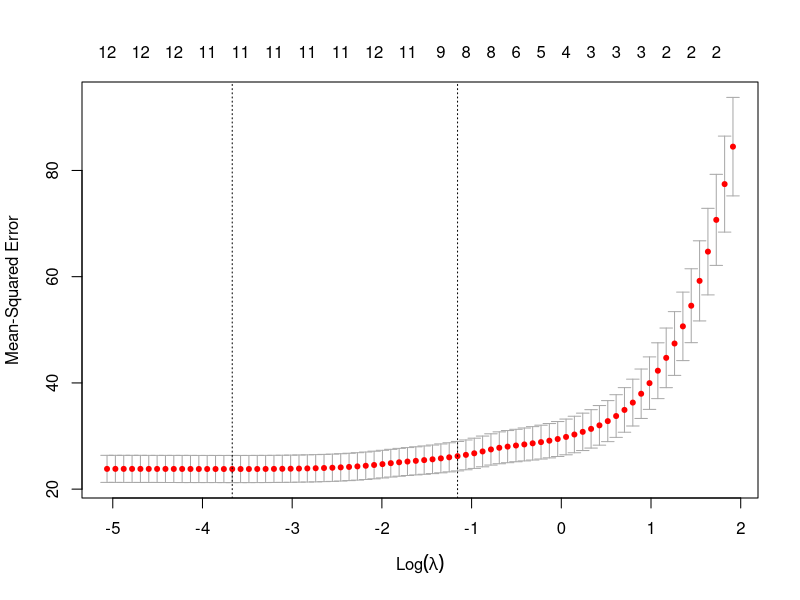
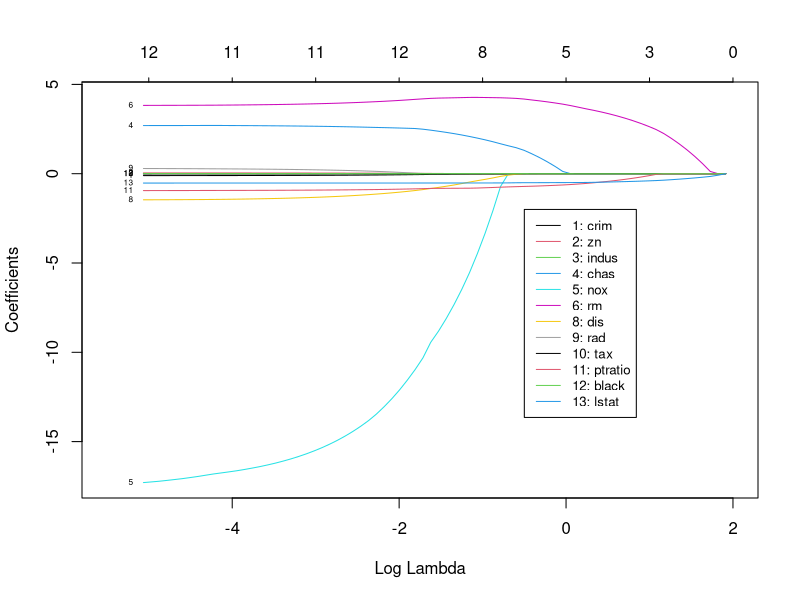

Write R code to recreate these figures, in order.
## This script shows how to fit a LASSO model.

# To learn more about LASSO, refer to:
# http://statweb.stanford.edu/~tibs/lasso.html

# Load packages.
(if (!require("glmnet", quietly = TRUE)) install.packages("glmnet"))
library("glmnet") # use this package to fit a glmnet model
(if (!require("MASS", quietly = TRUE)) install.packages("MASS"))
library("MASS") # to use the Boston dataset

# Identify the optimal value of lambda.
# Define response variable and predictor variables.
response_column <- which(colnames(Boston) %in% c("medv"))
train_X <- data.matrix(Boston[, - response_column])
train_y <- Boston[, response_column]

# Use cv.glmnet with 10-fold cross-validation to pick lambda.
print("Started fitting LASSO")
model1 <- cv.glmnet(x = train_X, y = train_y, alpha = 1, nfolds = 10,
                    family = "gaussian", type.measure = "mse")
print("Finished fitting LASSO")
plot(model1)

# Print out the optimal lambdas.
cat("Lambda that gives minimum mean cross-validated error:",
    as.character(round(model1$lambda.min, 4)), "\n\n")
cat("Largest lambda with mean cross-validated error",
    "within 1 standard error of the minimum error:",
    as.character(round(model1$lambda.1se, 4)), "\n\n")
cat("Coefficients based on lambda that", 
    " gives minimum mean cross-validated error: \n")
print(coef(model1, s = "lambda.min"))

# Check how lambda impacts the estimated coefficients.
model2 <- glmnet(x = train_X, y = train_y, alpha = 1, family = "gaussian")

# Identify variable names.
vn = colnames(train_X)
vid <- as.character(seq(1,length(vn)))

# Check and exclude the variables with coefficient value 0. 
vnat = coef(model2)
vnat_f <- vnat[-1, ncol(vnat)] 
vid <- vid[vnat_f != 0]
vn <- vn[vnat_f != 0]

# Define the legend description, line type, and line color.
nvars <- length(vn)
legend_desc <- paste(vid, vn, sep=": ")
legend_desc
mylty <- rep(1,nvars)
mycl <- seq(1,nvars)

# Plot
plot(model2, xvar = "lambda", label = TRUE, col = mycl, xlim = c(-5.5, 2))
legend(-0.5,-2, legend_desc, lty = mylty, col = mycl, cex = 0.8) 


### Make predictions.

x_new <- data.matrix(train_X[1:2, - response_column])

# Make predictions with model 1.
predictions_train <- predict(model1, newx = x_new, s = "lambda.min")
print(predictions_train)

# Make predictions with model 2.
predictions_train2 <- predict(model2, newx = x_new, s = model1$lambda.min)
print(predictions_train2)
